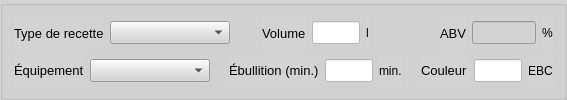
      <widget class="QGroupBox" name="genera1GroupBox">
       <property name="sizePolicy">
        <sizepolicy hsizetype="Preferred" vsizetype="Preferred">
         <horstretch>0</horstretch>
         <verstretch>0</verstretch>
        </sizepolicy>
       </property>
       <property name="font">
        <font>
         <pointsize>10</pointsize>
        </font>
       </property>
       <property name="styleSheet">
        <string notr="true">background-color:lightgray</string>
       </property>
       <property name="title">
        <string/>
       </property>
       <layout class="QVBoxLayout" name="verticalLayout_5">
        <item>
         <layout class="QHBoxLayout" name="horizontalLayout_27">
          <item>
           <layout class="QHBoxLayout" name="horizontalLayout_22">
            <item>
             <widget class="QLabel" name="typeLabel">
              <property name="font">
               <font>
                <pointsize>10</pointsize>
               </font>
              </property>
              <property name="text">
               <string>Type de recette</string>
              </property>
             </widget>
            </item>
            <item>
             <widget class="QComboBox" name="typeCombo">
              <property name="minimumSize">
               <size>
                <width>120</width>
                <height>0</height>
               </size>
              </property>
              <property name="font">
               <font>
                <pointsize>10</pointsize>
               </font>
              </property>
             </widget>
            </item>
           </layout>
          </item>
          <item>
           <spacer name="horizontalSpacer_7">
            <property name="orientation">
             <enum>Qt::Horizontal</enum>
            </property>
            <property name="sizeHint" stdset="0">
             <size>
              <width>13</width>
              <height>20</height>
             </size>
            </property>
           </spacer>
          </item>
          <item>
           <layout class="QHBoxLayout" name="horizontalLayout_4">
            <item>
             <widget class="QLabel" name="volumeLabel">
              <property name="font">
               <font>
                <pointsize>10</pointsize>
               </font>
              </property>
              <property name="text">
               <string>Volume</string>
              </property>
             </widget>
            </item>
            <item>
             <widget class="QLineEdit" name="batchVolumeEdit">
              <property name="maximumSize">
               <size>
                <width>48</width>
                <height>16777215</height>
               </size>
              </property>
              <property name="font">
               <font>
                <pointsize>10</pointsize>
               </font>
              </property>
              <property name="styleSheet">
               <string notr="true">background-color:white</string>
              </property>
             </widget>
            </item>
            <item>
             <widget class="QLabel" name="label">
              <property name="maximumSize">
               <size>
                <width>32</width>
                <height>16777215</height>
               </size>
              </property>
              <property name="text">
               <string>l</string>
              </property>
             </widget>
            </item>
           </layout>
          </item>
          <item>
           <spacer name="horizontalSpacer_8">
            <property name="orientation">
             <enum>Qt::Horizontal</enum>
            </property>
            <property name="sizeHint" stdset="0">
             <size>
              <width>13</width>
              <height>20</height>
             </size>
            </property>
           </spacer>
          </item>
          <item>
           <layout class="QHBoxLayout" name="horizontalLayout_7">
            <item>
             <spacer name="horizontalSpacer_4">
              <property name="orientation">
               <enum>Qt::Horizontal</enum>
              </property>
              <property name="sizeHint" stdset="0">
               <size>
                <width>40</width>
                <height>20</height>
               </size>
              </property>
             </spacer>
            </item>
            <item>
             <widget class="QLabel" name="abvLabel">
              <property name="font">
               <font>
                <pointsize>10</pointsize>
               </font>
              </property>
              <property name="text">
               <string>ABV</string>
              </property>
             </widget>
            </item>
            <item>
             <widget class="QLineEdit" name="abvEdit">
              <property name="enabled">
               <bool>true</bool>
              </property>
              <property name="maximumSize">
               <size>
                <width>64</width>
                <height>16777215</height>
               </size>
              </property>
              <property name="font">
               <font>
                <pointsize>10</pointsize>
               </font>
              </property>
             </widget>
            </item>
            <item>
             <widget class="QLabel" name="abvUnitLabel">
              <property name="maximumSize">
               <size>
                <width>32</width>
                <height>16777215</height>
               </size>
              </property>
              <property name="text">
               <string>%</string>
              </property>
             </widget>
            </item>
           </layout>
          </item>
         </layout>
        </item>
        <item>
         <layout class="QHBoxLayout" name="horizontalLayout_28">
          <item>
           <layout class="QHBoxLayout" name="horizontalLayout_21">
            <item>
             <widget class="QLabel" name="equipmentLabel">
              <property name="font">
               <font>
                <pointsize>10</pointsize>
               </font>
              </property>
              <property name="text">
               <string>Équipement</string>
              </property>
             </widget>
            </item>
            <item>
             <widget class="QComboBox" name="equipmentCombo">
              <property name="minimumSize">
               <size>
                <width>120</width>
                <height>0</height>
               </size>
              </property>
              <property name="font">
               <font>
                <pointsize>10</pointsize>
               </font>
              </property>
             </widget>
            </item>
           </layout>
          </item>
          <item>
           <spacer name="horizontalSpacer_9">
            <property name="orientation">
             <enum>Qt::Horizontal</enum>
            </property>
            <property name="sizeType">
             <enum>QSizePolicy::Minimum</enum>
            </property>
            <property name="sizeHint" stdset="0">
             <size>
              <width>13</width>
              <height>13</height>
             </size>
            </property>
           </spacer>
          </item>
          <item>
           <layout class="QHBoxLayout" name="horizontalLayout_5">
            <item>
             <widget class="QLabel" name="boilTimeLabel">
              <property name="font">
               <font>
                <pointsize>10</pointsize>
               </font>
              </property>
              <property name="text">
               <string>Ébullition (min.)</string>
              </property>
             </widget>
            </item>
            <item>
             <widget class="QLineEdit" name="boilTimeEdit">
              <property name="maximumSize">
               <size>
                <width>48</width>
                <height>16777215</height>
               </size>
              </property>
              <property name="font">
               <font>
                <pointsize>10</pointsize>
               </font>
              </property>
              <property name="styleSheet">
               <string notr="true">background-color:white</string>
              </property>
             </widget>
            </item>
            <item>
             <widget class="QLabel" name="label_3">
              <property name="maximumSize">
               <size>
                <width>32</width>
                <height>16777215</height>
               </size>
              </property>
              <property name="text">
               <string>min.</string>
              </property>
             </widget>
            </item>
           </layout>
          </item>
          <item>
           <layout class="QHBoxLayout" name="horizontalLayout_6">
            <item>
             <spacer name="horizontalSpacer_10">
              <property name="orientation">
               <enum>Qt::Horizontal</enum>
              </property>
              <property name="sizeHint" stdset="0">
               <size>
                <width>13</width>
                <height>20</height>
               </size>
              </property>
             </spacer>
            </item>
            <item>
             <widget class="QLabel" name="colorLabel">
              <property name="font">
               <font>
                <pointsize>10</pointsize>
               </font>
              </property>
              <property name="text">
               <string>Couleur</string>
              </property>
             </widget>
            </item>
            <item>
             <widget class="QLineEdit" name="colorEdit">
              <property name="maximumSize">
               <size>
                <width>48</width>
                <height>16777215</height>
               </size>
              </property>
              <property name="font">
               <font>
                <pointsize>10</pointsize>
               </font>
              </property>
              <property name="styleSheet">
               <string notr="true">background-color:white</string>
              </property>
             </widget>
            </item>
            <item>
             <widget class="QLabel" name="label_4">
              <property name="maximumSize">
               <size>
                <width>32</width>
                <height>16777215</height>
               </size>
              </property>
              <property name="text">
               <string>EBC</string>
              </property>
             </widget>
            </item>
           </layout>
          </item>
         </layout>
        </item>
       </layout>
      </widget>
